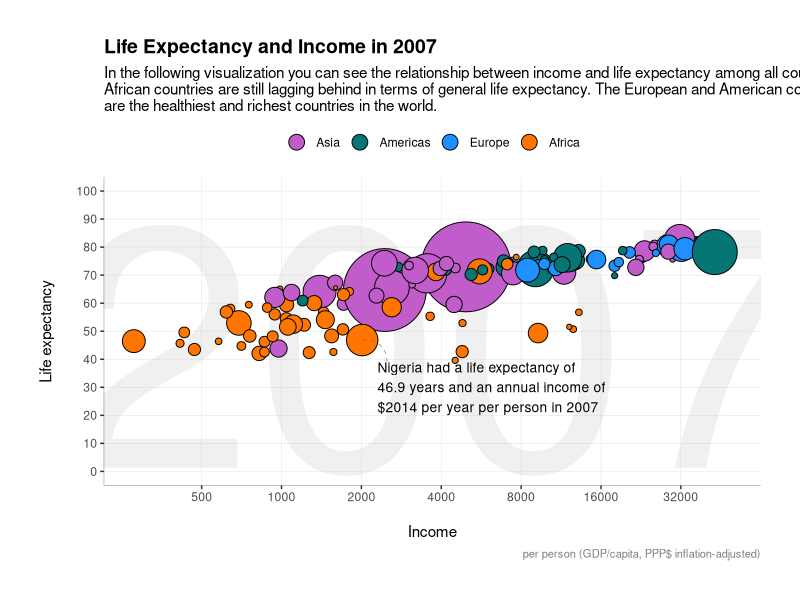
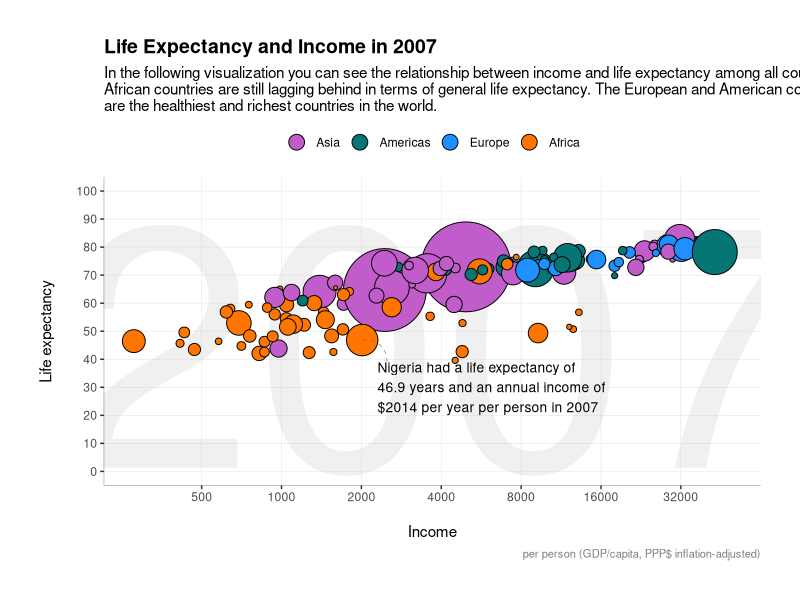

Source code (R) for these figures, in order:
## ---- chunk 1
knitr::opts_chunk$set(
	message = FALSE,
	warning = FALSE
)
## ---- chunk 2
library(tidyverse)
library(here)
## ---- chunk 3
gapminder_data <- read_csv(here("week-2", "gapminder.csv"))
## ---- chunk 4
gapminder_cleaned <- gapminder_data %>% 
  # select only the year 2007
  filter(year==2007) %>%
  # change columns
  mutate(
    # Place any country in Oceania in Asia
    continent = ifelse(continent == "Oceania", "Asia", as.character(continent)),
    # Create the factor order for the continents
    continent = factor(continent, levels=c("Asia", "Americas", "Europe", "Africa"))
  ) 
## ---- chunk 5
ggplot(data = gapminder_cleaned, 
       aes(x = gdpPercap, 
           y = lifeExp)) +
      annotate("text", x = 4000, y = 45, hjust = 0.5,
           size = 85, color = "grey80",
           label = "2007", alpha = .3)+
  geom_point(aes(size = pop, fill = continent),
             shape = 21,
             color = "black")+
  guides(size = "none",
         fill = guide_legend(override.aes = list(size = 5)))+
  scale_fill_manual(values = c("Asia" = "#c15dcb",
                                "Americas" = "#057575",
                                "Africa" = "#ff7500" ,
                                "Europe" = "#1E90FF"),
                     name=NULL) +
  scale_x_log10(breaks = c(0500, 1000, 2000, 4000,
                           8000, 16000, 32000, 64000))+
  scale_y_continuous(breaks = seq(0, 120, by = 10))+
  scale_size_continuous(range = c(1, 30))+
  annotate("curve", x = 2500, xend = 2014, y = 39, yend = 46.9, 
           color = "#606F7B", linetype = 2, size = .2,  curvature = 0.5)+
  annotate("text", x = 2300, y = 30, hjust = 0,
           size = 3.5,
           label = paste0("Nigeria had a life expectancy of\n",
                          "46.9 years and an annual income of",
                          "\n$2014 per year per person in 2007"))+
    labs(
    x = "Income",
    y = "Life expectancy",
    title = "Life Expectancy and Income in 2007",
    subtitle = paste0("In the following visualization you can see the relationship between income and life expectancy among all countries in 2007.",
                      "\nAfrican countries are still lagging behind in terms of general life expectancy. The European and American countries",
                      "\nare the healthiest and richest countries in the world."),
    caption = "per person (GDP/capita, PPP$ inflation-adjusted)"
  ) +
  theme(
    panel.background =element_rect(fill="white", color="white"), 
    plot.margin = unit(rep(1, 4), "cm"),
    plot.title = element_text(size=14, face="bold"),
    plot.caption = element_text(size=8, color="grey50"),
    panel.grid.minor = element_blank(),
    panel.grid.major = element_line(size = 0.2, 
                                    color = "#e5e5e5"),
    axis.title.y = element_text(margin = margin(r = 15), 
                                size = 11),
    axis.title.x = element_text(margin = margin(t = 15), 
                                size = 11),
    axis.line = element_line(color = "#999999", 
                             size = 0.2),
    legend.position = "top"
  ) +
  coord_cartesian(ylim = c(0, 100))
## ---- chunk 6
ggsave(plot=last_plot(), filename = here("week-2", "gapminder.jpg"), height = 6, width=10)
